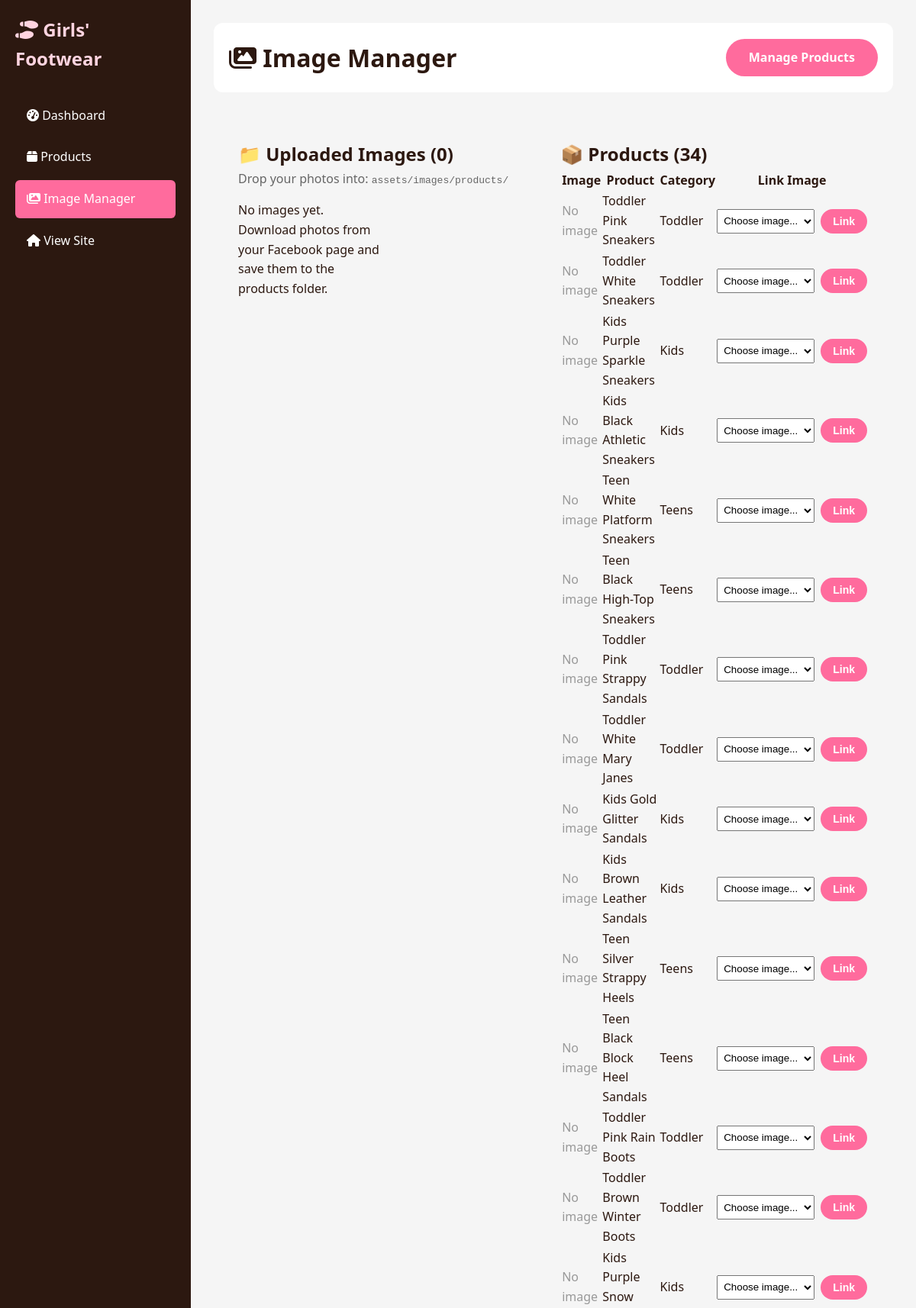
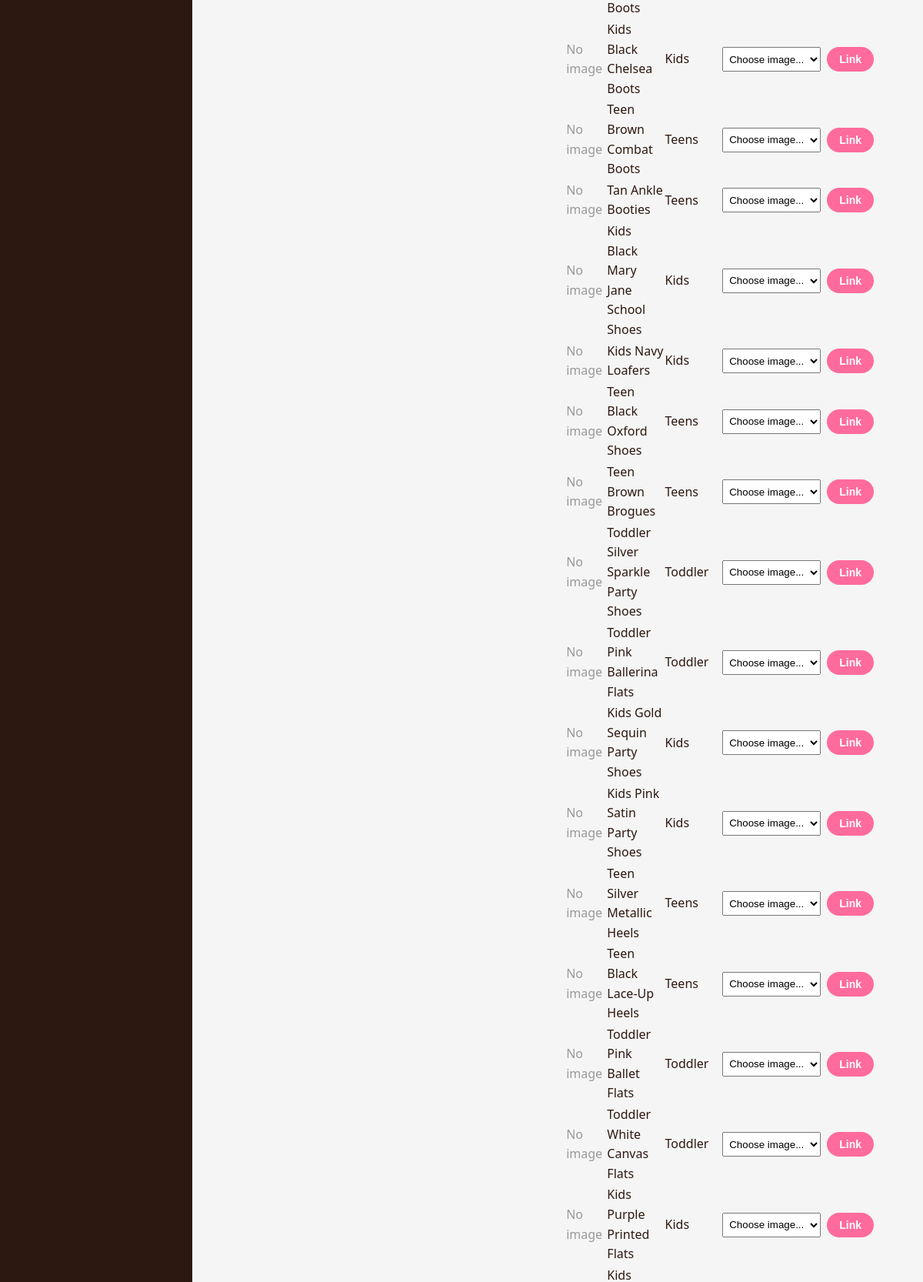
The app's page /admin/manage-images.php (signed in, upper part) with its own data (2 pictures, top to bottom).
### tables this page shows
CREATE TABLE products (
  id INT PRIMARY KEY AUTO_INCREMENT,
  category_id INT NOT NULL,
  name VARCHAR(200) NOT NULL,
  slug VARCHAR(200) UNIQUE NOT NULL,
  description TEXT,
  price DECIMAL(10,2) NOT NULL,
  stock INT DEFAULT 0,
  sizes JSON NOT NULL,
  colors JSON,
  featured BOOLEAN DEFAULT FALSE,
  active BOOLEAN DEFAULT TRUE,
  created_at TIMESTAMP DEFAULT CURRENT_TIMESTAMP,
  FOREIGN KEY (category_id) REFERENCES categories(id)
);

CREATE TABLE categories (
  id INT PRIMARY KEY AUTO_INCREMENT,
  name VARCHAR(50) NOT NULL,
  slug VARCHAR(50) UNIQUE NOT NULL,
  parent_id INT NULL,
  age_group ENUM('toddler', 'kids', 'teens', 'all') DEFAULT 'all',
  created_at TIMESTAMP DEFAULT CURRENT_TIMESTAMP,
  FOREIGN KEY (parent_id) REFERENCES categories(id)
);

### admin/manage-images.php (the view, shortened to what this page needs)
<?php
$db = getDBConnection();
$products = $db->query("
    SELECT p.id, p.name, c.name as category, pi.image_path
    FROM products p
    JOIN categories c ON p.category_id = c.id
    LEFT JOIN product_images pi ON p.id = pi.product_id AND pi.is_primary = 1
    ORDER BY p.id
")->fetchAll();
$uploadedImages = [];
?>
<!DOCTYPE html>
<html lang="en">
<head>
    <link rel="stylesheet" href="../../assets/css/style.css">
    <link rel="stylesheet" href="https://cdnjs.cloudflare.com/ajax/libs/font-awesome/6.4.0/css/all.min.css">
</head>
<body>
<div class="admin-layout">
    <aside class="admin-sidebar">
        <h2><i class="fas fa-shoe-prints"></i> Girls' Footwear</h2>
        <nav>
            <ul class="admin-nav">
                <li><a href="index.php"><i class="fas fa-tachometer-alt"></i> Dashboard</a></li>
                <li><a href="products.php"><i class="fas fa-box"></i> Products</a></li>
                <li><a href="manage-images.php" class="active"><i class="fas fa-images"></i> Image Manager</a></li>
                <li><a href="../index.php"><i class="fas fa-home"></i> View Site</a></li>
            </ul>
        </nav>
    </aside>
    <main class="admin-content">
        <div class="admin-header">
            <h1><i class="fas fa-images"></i> Image Manager</h1>
            <a href="products.php" class="btn btn-primary">Manage Products</a>
        </div>
        <div class="image-manager">
            <div class="image-list">
                <h2>📁 Uploaded Images (<?= count($uploadedImages) ?>)</h2>
                <p style="color:#666; margin-bottom:1rem;">Drop your photos into: <code>assets/images/products/</code></p>
                <div class="image-grid">
                    <?php if (empty($uploadedImages)): ?>
                        <p>No images yet. Download photos from your Facebook page and save them to the products folder.</p>
                    <?php endif; ?>
                </div>
            </div>
            <div class="product-list">
                <h2>📦 Products (<?= count($products) ?>)</h2>
                <table>
                    <thead>
                        <tr><th>Image</th><th>Product</th><th>Category</th><th>Link Image</th></tr>
                    </thead>
                    <tbody>
                    <?php foreach ($products as $p): ?>
                        <tr>
                            <td>
                                <?php if ($p['image_path']): ?>
                                    <img src="../../<?= htmlspecialchars($p['image_path']) ?>" alt="">
                                <?php else: ?>
                                    <span style="color:#999;">No image</span>
                                <?php endif; ?>
                            </td>
                            <td><?= htmlspecialchars($p['name']) ?></td>
                            <td><?= htmlspecialchars($p['category']) ?></td>
                            <td>
                                <form method="POST" style="display:flex; gap:0.5rem;">
                                    <select name="image_name" required style="padding:0.25rem;">
                                        <option value="">Choose image...</option>
                                    </select>
                                    <button type="submit" class="btn btn-primary btn-sm">Link</button>
                                </form>
                            </td>
                        </tr>
                    <?php endforeach; ?>
                    </tbody>
                </table>
            </div>
        </div>
    </main>
</div>
</body>
</html>

### girls-footwear/assets/css/style.css (style rules this page uses)
* { margin: 0; padding: 0; box-sizing: border-box; }
:root { --primary: #ff6b9d; --primary-dark: #e94e85; --primary-light: #ffd4e0; --secondary: #8b5fbf; --accent: #ffb347; --success: #4caf50; --danger: #f44336; --warning: #ff9800; --dark: #2c1810; --gray: #757575; --gray-light: #f5f5f5; --gray-border: #e0e0e0; --white: #ffffff; --shadow: 0 2px 8px rgba(0,0,0,0.1); --shadow-lg: 0 4px 16px rgba(0,0,0,0.15); --transition: all 0.3s ease; }
body { font-family: 'Segoe UI', system-ui, -apple-system, sans-serif; color: var(--dark); line-height: 1.6; background: var(--white); }
.btn { display: inline-block; padding: 12px 30px; border-radius: 30px; text-decoration: none; font-weight: 600; border: none; cursor: pointer; transition: var(--transition); font-size: 16px; }
.btn-primary { background: var(--primary); color: var(--white); }
.btn-sm { padding: 8px 16px; font-size: 14px; }
.admin-layout { display: grid; grid-template-columns: 250px 1fr; min-height: 100vh; }
.admin-sidebar { background: var(--dark); color: var(--white); padding: 20px; }
.admin-sidebar h2 { color: var(--primary-light); margin-bottom: 30px; }
.admin-nav { list-style: none; }
.admin-nav li a { display: block; padding: 12px 15px; color: var(--white); text-decoration: none; border-radius: 6px; margin-bottom: 5px; transition: var(--transition); }
.admin-nav li a:hover, .admin-nav li a.active { background: var(--primary); }
.admin-content { padding: 30px; background: var(--gray-light); }
.admin-header { background: var(--white); padding: 20px; border-radius: 12px; margin-bottom: 30px; display: flex; justify-content: space-between; align-items: center; }

### admin/manage-images.php (style rules this page uses)
.image-manager { display: grid; grid-template-columns: 1fr 1fr; gap: 2rem; padding: 2rem; }
.image-grid { display: grid; grid-template-columns: repeat(auto-fill, minmax(150px, 1fr)); gap: 1rem; }
.product-list table { width: 100%; }

### records on screen
products: shows "No image", name "Toddler Pink Sneakers", category.name "Toddler"
products: shows "No image", name "Toddler White Sneakers", category.name "Toddler"
products: shows "No image", name "Kids Purple Sparkle Sneakers", category.name "Kids"
products: shows "No image", name "Kids Black Athletic Sneakers", category.name "Kids"
products: shows "No image", name "Teen White Platform Sneakers", category.name "Teens"
products: shows "No image", name "Teen Black High-Top Sneakers", category.name "Teens"
products: shows "No image", name "Toddler Pink Strappy Sandals", category.name "Toddler"
products: shows "No image", name "Toddler White Mary Janes", category.name "Toddler"
products: shows "No image", name "Kids Gold Glitter Sandals", category.name "Kids"
products: shows "No image", name "Kids Brown Leather Sandals", category.name "Kids"
products: shows "No image", name "Teen Silver Strappy Heels", category.name "Teens"
products: shows "No image", name "Teen Black Block Heel Sandals", category.name "Teens"
products: shows "No image", name "Toddler Pink Rain Boots", category.name "Toddler"
products: shows "No image", name "Toddler Brown Winter Boots", category.name "Toddler"
products: shows "No image", name "Kids Purple Snow Boots", category.name "Kids"
products: shows "No image", name "Kids Black Chelsea Boots", category.name "Kids"
products: shows "No image", name "Teen Brown Combat Boots", category.name "Teens"
products: shows "No image", name "Tan Ankle Booties", category.name "Teens"
products: shows "No image", name "Kids Black Mary Jane School Shoes", category.name "Kids"
products: shows "No image", name "Kids Navy Loafers", category.name "Kids"
products: shows "No image", name "Teen Black Oxford Shoes", category.name "Teens"
products: shows "No image", name "Teen Brown Brogues", category.name "Teens"
products: shows "No image", name "Toddler Silver Sparkle Party Shoes", category.name "Toddler"
products: shows "No image", name "Toddler Pink Ballerina Flats", category.name "Toddler"
products: shows "No image", name "Kids Gold Sequin Party Shoes", category.name "Kids"
products: shows "No image", name "Kids Pink Satin Party Shoes", category.name "Kids"
products: shows "No image", name "Teen Silver Metallic Heels", category.name "Teens"
products: shows "No image", name "Teen Black Lace-Up Heels", category.name "Teens"
products: shows "No image", name "Toddler Pink Ballet Flats", category.name "Toddler"
products: shows "No image", name "Toddler White Canvas Flats", category.name "Toddler"
products: shows "No image", name "Kids Purple Printed Flats", category.name "Kids"

### other values on screen
count($uploadedImages) "0"
count($products) "34"
